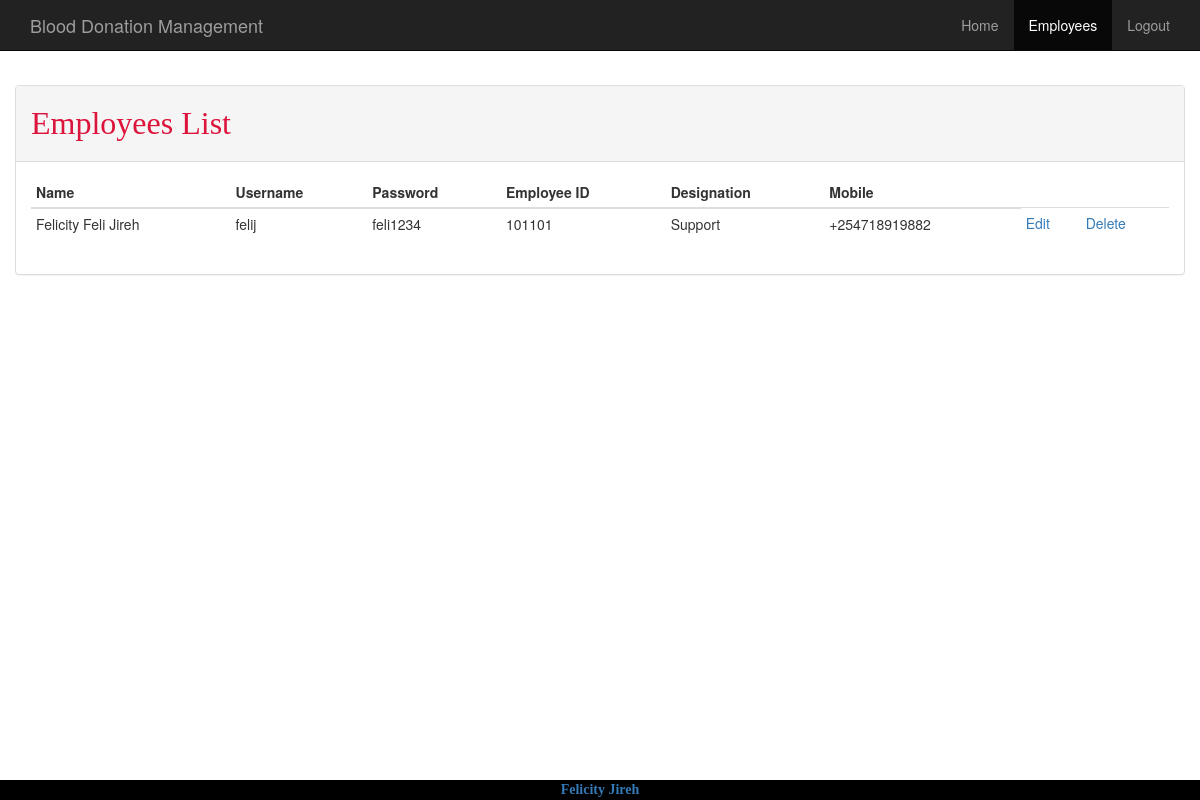
/admin/employee.php (signed in), run on the app's committed database.
### tables this page shows
CREATE TABLE IF NOT EXISTS `employees` (
  `id` int(10) NOT NULL,
  `f_name` varchar(20) NOT NULL,
  `m_name` varchar(20) NOT NULL,
  `l_name` varchar(20) NOT NULL,
  `username` varchar(20) NOT NULL,
  `password` varchar(20) NOT NULL,
  `bday` date NOT NULL,
  `prc_nr` int(20) NOT NULL,
  `designation` varchar(20) NOT NULL,
  `landline` varchar(20) NOT NULL,
  `phone` varchar(20) NOT NULL
);

### admin/php/DBConnect.php (called while the page is built, shortened)
<?php
class DBConnect {
    private $db = NULL;
    public function __construct() {
        $dsn = 'mysql:dbname=' . self::DB_NAME . ';host=' . self::DB_SERVER;
        try {
            $this->db = new PDO($dsn, self::DB_USER, self::DB_PASSWORD);
        } catch (PDOException $e) {
            throw new Exception('Connection failed: ' .
            $e->getMessage());
        }
        return $this->db;
    }
    public function getEmployees(){
        $stmt = $this->db->prepare("SELECT * FROM employees");
        $stmt->execute();
        return $stmt->fetchAll();
    }
}

### admin/employee.php (the view, shortened to what this page needs)
<?php
require_once 'php/DBConnect.php';
$db = new DBConnect();
$db->auth();
$employees = $db->getEmployees();
include 'layout/_header.php';
include 'layout/navbar.php';
?>
<div class="container">
    <div class="row">
        <div class="panel panel-default">
            <div class="panel-heading">
                <h5>Employees List</h5>
            </div>
            <div class="panel-body">
                <?php if(isset($employees)): ?>
                <table class="table table-condensed">
                    <thead>
                    <th>Name</th>
                    <th>Username</th>
                    <th>Password</th>
                    <th>Employee ID</th>
                    <th>Designation</th>
                    <th>Mobile</th>
                    </thead>
                    <tbody>
                        <?php foreach($employees as $e): ?>
                        <tr>
                            <td><?= $e['f_name']." ".$e['m_name']." ".$e['l_name']; ?></td>
                            <td><?= $e['username']; ?></td>
                            <td><?= $e['password']; ?></td>
                            <td><?= $e['prc_nr']; ?></td>
                            <td><?= $e['designation']; ?></td>
                            <td><?= $e['phone']; ?></td>
                            <td><a href="edit.php?id=<?= $e['id']; ?>">Edit</a></td>
                            <td><a href="delete.php?id=<?= $e['id']; ?>">Delete</a></td>
                        </tr>
                        <?php endforeach; ?>
                    </tbody>
                </table>
                <?php endif; ?>
            </div>
        </div>
    </div>
</div>
<?php include 'layout/_footer.php'; ?>

### admin/css/mystyle.css (style rules this page uses)
body { padding-top: 3.2em; }
h5 { font-size: xx-large; font-family: "Cantarell",cursive; color: crimson; }

### data on the page
employees: f_name "Felicity", m_name "Feli", l_name "Jireh", username "felij", password "feli1234", prc_nr "101101", designation "Support", phone "+254718919882"
